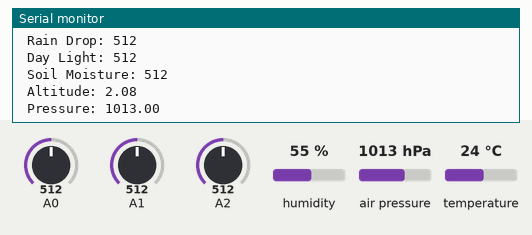
Recording of a sketch running on a simulated Arduino Uno, built with avr-gcc and run on an emulated ATmega328P. Shown: the last lines printed to the serial monitor. Inputs (shaded band) come from the test bench; at power-on: humidity 55 %, air pressure 1013 hPa, A0 = 512, A1 = 512, A2 = 512, temperature 24 °C.

Above: at 1.2 s.
1.3 s: humidity set to 22 %
4.5 s: air pressure set to 952 hPa
At 7.4 s:
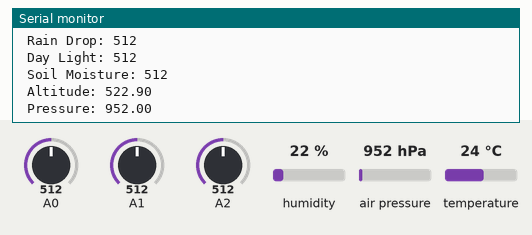
7.7 s: A0 set to 716
10.9 s: A1 set to 716
14.1 s: A2 set to 716
At 17.1 s:
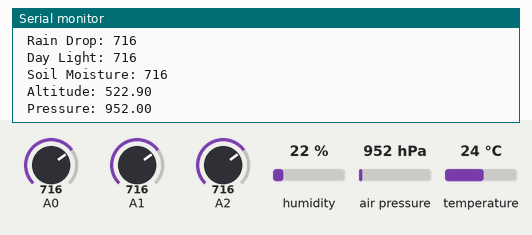

The sketch:

Project_1_Agri_data.ino
```cpp
#include <SPI.h>
#include <Adafruit_BMP280.h>
#include <dht11.h>
#include <SoftwareSerial.h>
#include <TinyGPS++.h>

#define MAX_DEVICES 4
#define CS_PIN 3
#define DHT11PIN 4
static const int RXPin = 6, TXPin = 5;
static const uint32_t GPSBaud = 9600;

dht11 DHT11;
Adafruit_BMP280 bmp;
TinyGPSPlus gps;
SoftwareSerial ss(RXPin, TXPin);
SoftwareSerial bluetoothSerial(10, 11); // Use pins 10 (RX) and 11 (TX) for Bluetooth

void setup() {
  Serial.begin(9600);

  if (!bmp.begin(0x76)) {
    Serial.println("Could not find a valid BMP280 sensor, check wiring!");
    while (1);
  }
  ss.begin(GPSBaud);
  bluetoothSerial.begin(9600); // Initialize Bluetooth communication
}

void loop() {
  int chk = DHT11.read(DHT11PIN);
  int sensorValue = analogRead(A0);
  int sensorValue_2 = analogRead(A1);
  int sensorValue_3 = analogRead(A2);

  float pressure = bmp.readPressure() / 100.0;
  float altitude = bmp.readAltitude(1013.25);

  Serial.print("Humidity (%): ");
  Serial.println((float)DHT11.humidity, 2);

  Serial.print(" Temperature (C): ");
  Serial.println((float)DHT11.temperature, 2);

  Serial.print(" Rain Drop: ");
  Serial.println(sensorValue);

  Serial.print(" Day Light: ");
  Serial.println(sensorValue_2);

  Serial.print(" Soil Moisture: ");
  Serial.println(sensorValue_3);

  Serial.print(" Altitude: ");
  Serial.println(altitude);

  Serial.print(" Pressure: ");
  Serial.println(pressure);

  // Transmit data via Bluetooth
  bluetoothSerial.print("Humidity: ");
  bluetoothSerial.print((float)DHT11.humidity, 2);
  bluetoothSerial.print(" Temperature: ");
  bluetoothSerial.print((float)DHT11.temperature, 2);
  bluetoothSerial.print(" Rain Drop: ");
  bluetoothSerial.print(sensorValue);
  bluetoothSerial.print(" Day Light: ");
  bluetoothSerial.print(sensorValue_2);
  bluetoothSerial.print(" Soil Moisture: ");
  bluetoothSerial.print(sensorValue_3);
  bluetoothSerial.print(" Altitude: ");
  bluetoothSerial.print(altitude);
  bluetoothSerial.print(" Pressure: ");
  bluetoothSerial.print(pressure);
  bluetoothSerial.print("\n");


  delay(3000);
}
```

Measured:
- after the input at 4.5 s, the serial monitor: prints a new line after 2.1 s (image 1)
- after the input at 14.1 s, the serial monitor: prints a new line after 2.2 s (image 2)
